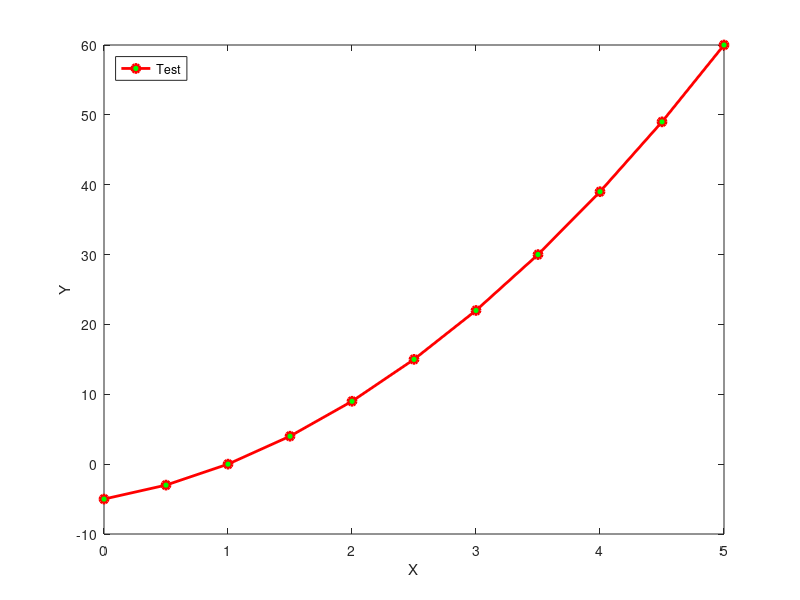

Reproduce this figure in MATLAB.
a = [0:0.5:5];
b = 2*a.^2 + 3*a -5;
plot(a,b,'-or','MarkerFaceColor','g','LineWidth',2)
xlabel('X'); ylabel('Y'); legend('Test','Location','NorthWest')
%Remarks: The '-or' in the plot command set the line pattern. In this case, it's solid line
%with circular symbol. The circular symbol is filled with green color ('g' for
%'MarkerFaceColor'). The legend of the plot is set to locate at teh upper-left corner
%('Location" set to 'NorthWest') inside the frame.
